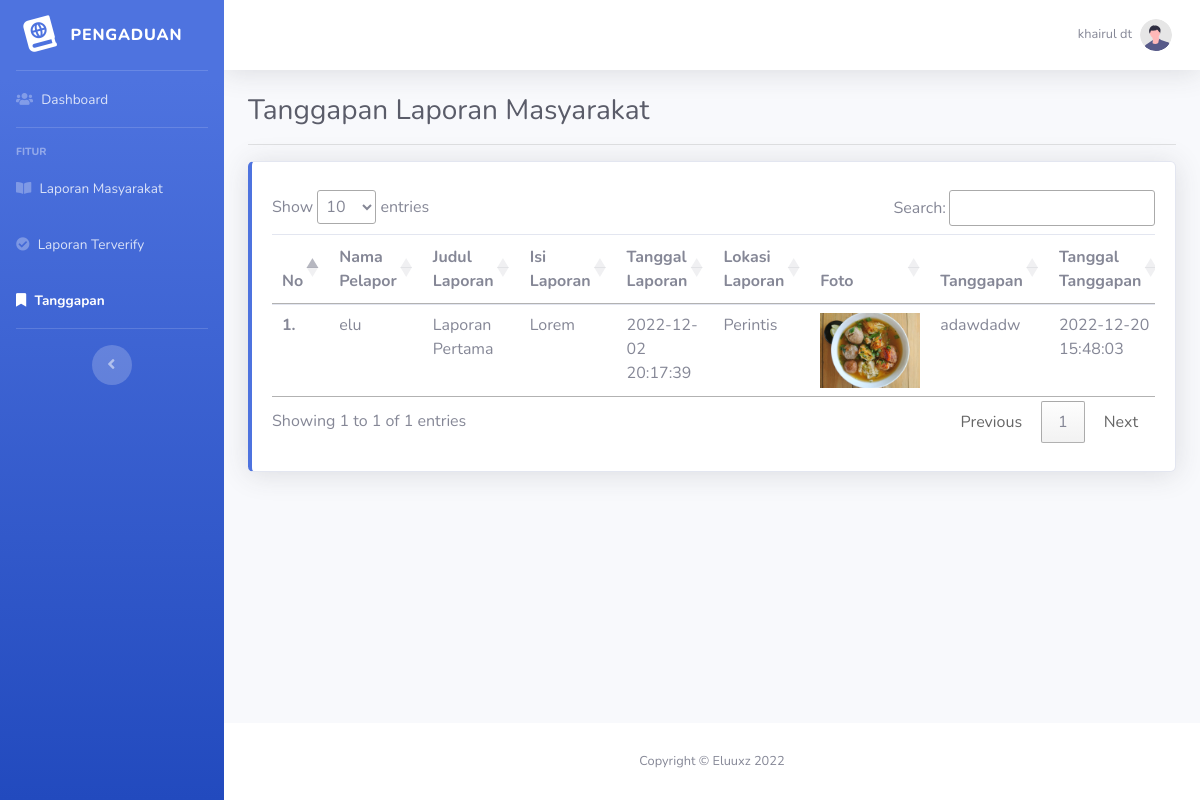
The app's page /dashboard/petugas/tanggapan.php (signed in) with its own data.
### tables this page shows
CREATE TABLE `tanggapan` (
  `id_tanggapan` int(12) NOT NULL,
  `id_laporan` int(12) NOT NULL,
  `id_user` int(12) NOT NULL,
  `id_petugas` int(12) NOT NULL,
  `tanggapan` text NOT NULL,
  `tanggal_tanggapan` datetime NOT NULL
);

CREATE TABLE `users` (
  `id_user` int(11) NOT NULL,
  `nik` int(16) NOT NULL,
  `username` varchar(255) NOT NULL,
  `password` varchar(255) NOT NULL,
  `nama` varchar(255) NOT NULL,
  `notelp` text NOT NULL
);

CREATE TABLE `laporan` (
  `id_laporan` int(11) NOT NULL,
  `id_user` int(11) NOT NULL,
  `judul_laporan` text NOT NULL,
  `isi_laporan` text NOT NULL,
  `tanggal_laporan` datetime NOT NULL,
  `tanggal_kejadian` date NOT NULL,
  `lokasi_laporan` text NOT NULL,
  `foto` text DEFAULT NULL,
  `status` enum('proses','tolak','selesai','tanggap') NOT NULL,
  `keterangan` text NOT NULL
);

### dashboard/petugas/tanggapan.php (the view, shortened to what this page needs)
<?php
include '../../app/function.php';
if (isset($_SESSION['id_petugas']) && isset($_SESSION['username']) && isset($_SESSION['level'])) {
?>
    <!DOCTYPE html>
    <html lang="en">
    <head>
        <link href="../assets/vendor/fontawesome-free/css/all.min.css" rel="stylesheet" type="text/css">
        <link href="../assets/css/sb-admin-2.min.css" rel="stylesheet">
        <link rel="stylesheet" type="text/css" href="https://cdn.datatables.net/1.12.1/css/jquery.dataTables.css">
    </head>
    <body id="page-top">
        <div id="wrapper">
            <ul class="navbar-nav bg-gradient-primary sidebar sidebar-dark accordion" id="accordionSidebar">
                <a class="sidebar-brand d-flex align-items-center justify-content-center" href="index.html">
                    <div class="sidebar-brand-icon rotate-n-15">
                        <i class="fas fa-atlas"></i>
                    </div>
                    <div class="sidebar-brand-text mx-3">Pengaduan</div>
                </a>
                <hr class="sidebar-divider my-0">
                <li class="nav-item">
                    <a class="nav-link" href="index.php">
                        <i class="fas fa-users"></i>
                        <span>Dashboard</span></a>
                </li>
                <hr class="sidebar-divider">
                <div class="sidebar-heading">
                    Fitur
                </div>
                <li class="nav-item">
                    <a class="nav-link" href="laporan.php">
                        <i class="fas fa-book-open"></i>
                        <span>Laporan Masyarakat</span></a>
                </li>
                <li class="nav-item">
                    <a class="nav-link" href="verify.php">
                        <i class="fas fa-check-circle"></i>
                        <span>Laporan Terverify</span></a>
                </li>
                <li class="nav-item active">
                    <a class="nav-link" href="tanggapan.php">
                        <i class="fas fa-bookmark"></i>
                        <span>Tanggapan</span></a>
                </li>
                <hr class="sidebar-divider d-none d-md-block">
                <div class="text-center d-none d-md-inline">
                    <button class="rounded-circle border-0" id="sidebarToggle"></button>
                </div>
            </ul>
            <div id="content-wrapper" class="d-flex flex-column">
                <div id="content">
                    <nav class="navbar navbar-expand navbar-light bg-white topbar mb-4 static-top shadow">
                        <ul class="navbar-nav ml-auto">
                            <li class="nav-item dropdown no-arrow">
                                <a class="nav-link dropdown-toggle" href="#" id="userDropdown" role="button" data-toggle="dropdown" aria-haspopup="true" aria-expanded="false">
                                    <span class="mr-2 d-none d-lg-inline text-gray-600 small"><?php echo $_SESSION['nama_petugas']; ?></span>
                                    <img class="img-profile rounded-circle" src="../assets/img/undraw_profile.svg">
                                </a>
                            </li>
                        </ul>
                    </nav>
                    <div class="container-fluid">
                        <div class="d-sm-flex align-items-center justify-content-between">
                            <h1 class="h3 mb-0 text-gray-800">Tanggapan Laporan Masyarakat</h1>
                        </div>
                        <hr>
                        <div class="row">
                            <div class="col">
                                <div class="card border-left-primary shadow h-100 py-2">
                                    <div class="card-body">
                                        <div class="table-responsive">
                                            <table class="table" id="table_id">
                                                <thead>
                                                    <tr>
                                                        <th scope="col">No</th>
                                                        <th scope="col">Nama Pelapor</th>
                                                        <th scope="col">Judul Laporan</th>
                                                        <th scope="col">Isi Laporan</th>
                                                        <th scope="col">Tanggal Laporan</th>
                                                        <th scope="col">Lokasi Laporan</th>
                                                        <th scope="col">Foto</th>
                                                        <th scope="col">Tanggapan</th>
                                                        <th scope="col">Tanggal Tanggapan</th>
                                                    </tr>
                                                </thead>
                                                <tbody>
                                                    <?php
                                                    $i = 1;
                                                    $id_petugas = $_SESSION['id_petugas'];
                                                    $query_mysql = $conn->query("SELECT * FROM tanggapan JOIN laporan ON laporan.id_laporan = tanggapan.id_laporan
                                                    JOIN petugas ON petugas.id_petugas= tanggapan.id_petugas
                                                    JOIN users ON users.id_user= tanggapan.id_user WHERE petugas.id_petugas = $id_petugas
                                                    ORDER BY tanggapan.id_tanggapan DESC");
                                                    while ($data = $query_mysql->fetch_array()) {
                                                    ?>
                                                        <tr>
                                                            <th scope="row"><?= $i++; ?>.</th>
                                                            <td><?php echo $data['nama']; ?></td>
                                                            <td><?php echo $data['judul_laporan']; ?></td>
                                                            <td><?php echo $data['isi_laporan']; ?></td>
                                                            <td><?php echo $data['tanggal_laporan']; ?></td>
                                                            <td><?php echo $data['lokasi_laporan']; ?></td>
                                                            <td>
                                                                <img src="../assets/img/user/<?php echo $data['foto']; ?>" alt="../assets/img/user/<?php echo $data['foto']; ?>" class="thumbnail" width="100" />
                                                            </td>
                                                            <td>
                                                                <?php echo $data['tanggapan']; ?>
                                                            </td>
                                                            <td><?php echo $data['tanggal_tanggapan']; ?></td>
                                                        </tr>
                                                    <?php } ?>
                                                </tbody>
                                            </table>
                                        </div>
                                    </div>
                                </div>
                            </div>
                        </div>
                    </div>
                </div>
                <footer class="sticky-footer bg-white">
                    <div class="container my-auto">
                        <div class="copyright text-center my-auto">
                            <span>Copyright &copy; Eluuxz 2022</span>
                        </div>
                    </div>
                </footer>
            </div>
        </div>
    </body>
    </html>
<?php
} else {
    header("Location: ../../loginpetugas.php");
    exit();
}
?>

### records on screen
tanggapan: id_user.nama "elu", id_laporan.judul_laporan "Laporan Pertama", id_laporan.isi_laporan "Lorem", id_laporan.tanggal_laporan "2022-12-02 20:17:39", id_laporan.lokasi_laporan "Perintis", id_laporan.foto (picture), tanggapan "adawdadw", tanggal_tanggapan "2022-12-20 15:48:03"

### other values on screen
$_SESSION['nama_petugas'] "khairul dt"
